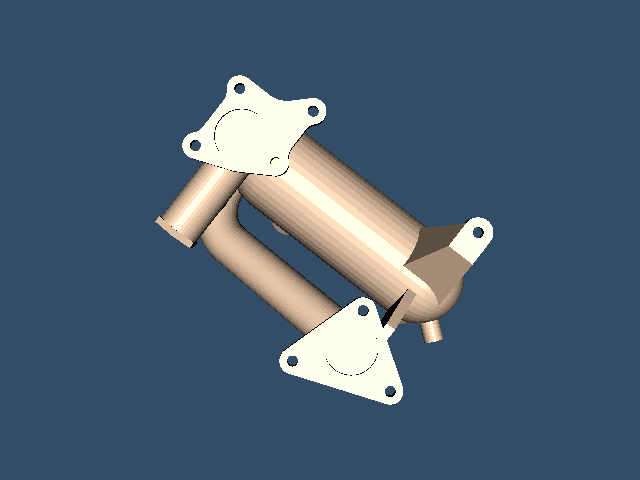

Write Python code to recreate this figure.
#!/usr/bin/env python

# Read an STL file and render the mesh with specular lighting.

import os
from pathlib import Path

# Factory overrides: importing these modules registers the OpenGL rendering
# and interaction style implementations for vtkRenderingCore factory classes.
import vtkmodules.vtkInteractionStyle  # noqa: F401
import vtkmodules.vtkRenderingOpenGL2  # noqa: F401
# VTK pipeline classes used in this example
from vtkmodules.vtkIOGeometry import vtkSTLReader
from vtkmodules.vtkRenderingCore import (
    vtkActor,
    vtkPolyDataMapper,
    vtkRenderWindow,
    vtkRenderWindowInteractor,
    vtkRenderer,
)

# Colors (normalized RGB)
peach_puff_rgb = (1.0, 0.855, 0.725)
background_rgb = (0.200, 0.302, 0.400)

# Data directory: defaults to the folder containing this script
data_dir = Path(os.environ.get("VPE_DATA_DIR", Path(__file__).parent))

# Reader: load STL mesh from file
reader = vtkSTLReader()
reader.SetFileName(str(data_dir / "42400-IDGH.stl"))

# Mapper: map polygon data to graphics primitives
mapper = vtkPolyDataMapper()
mapper.SetInputConnection(reader.GetOutputPort())

# Actor: assign the mapped geometry with specular lighting
actor = vtkActor()
actor.SetMapper(mapper)
actor.GetProperty().SetColor(peach_puff_rgb)
actor.GetProperty().SetSpecular(0.3)
actor.GetProperty().SetSpecularPower(60.0)

# Renderer: assemble the scene and configure the camera
renderer = vtkRenderer()
renderer.AddActor(actor)
renderer.SetBackground(background_rgb)

# Window: display the rendered scene
render_window = vtkRenderWindow()
render_window.AddRenderer(renderer)
render_window.SetWindowName("read stl")
render_window.SetMultiSamples(0)
render_window.SetSize(640, 480)

# Interactor: handle mouse and keyboard events
render_window_interactor = vtkRenderWindowInteractor()
render_window_interactor.SetRenderWindow(render_window)

# Scene: configure the camera
renderer.ResetCamera()

render_window_interactor.Initialize()
render_window_interactor.Start()
